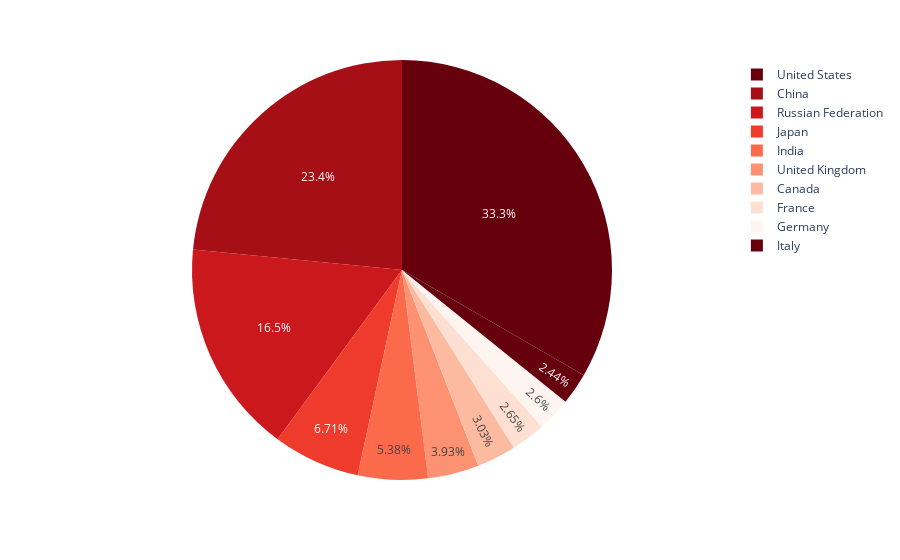

Notebook cell for this chart:
### Markdown cell above
Let's visualize emissions throughout history:

### Code cell
fig = px.pie(
    data_frame=overall_stats_df.loc[
        lambda x: x["Country"].isin(get_top_n_countries(10, "co2 emissions"))
    ],
    names="Country",
    values="co2 emissions",
    color="Country",
    color_discrete_sequence=px.colors.sequential.Reds_r,
)
fig.show()

### Figure 1 — Plotly figure (JSON) as saved in the notebook; plotly's stock layout.template omitted (floating-point values rounded to 4 significant figures)
{"data": [{"customdata": [["United States"], ["China"], ["Russian Federation"], ["Japan"], ["India"], ["United Kingdom"], ["Canada"], ["France"], ["Germany"], ["Italy"]], "domain": {"x": [0, 1], "y": [0, 1]}, "hovertemplate": "Country=%{customdata[0]}<br>co2 emissions=%{value}<extra></extra>", "labels": ["United States", "China", "Russian Federation", "Japan", "India", "United Kingdom", "Canada", "France", "Germany", "Italy"], "legendgroup": "", "marker": {"colors": ["rgb(103,0,13)", "rgb(165,15,21)", "rgb(203,24,29)", "rgb(239,59,44)", "rgb(251,106,74)", "rgb(252,146,114)", "rgb(252,187,161)", "rgb(254,224,210)", "rgb(255,245,240)", "rgb(103,0,13)"]}, "name": "", "showlegend": true, "type": "pie", "values": [269800000.0, 189700000.0, 133300000.0, 54260000.0, 43500000.0, 31780000.0, 24540000.0, 21450000.0, 21070000.0, 19780000.0]}], "layout": {"autosize": true, "legend": {"tracegroupgap": 0}, "margin": {"t": 60}, "piecolorway": ["rgb(103,0,13)", "rgb(165,15,21)", "rgb(203,24,29)", "rgb(239,59,44)", "rgb(251,106,74)", "rgb(252,146,114)", "rgb(252,187,161)", "rgb(254,224,210)", "rgb(255,245,240)"]}}
